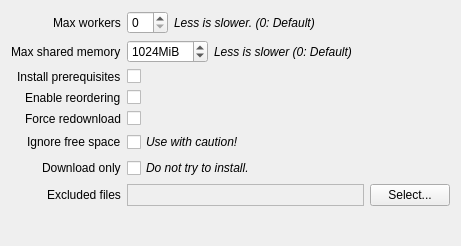
<?xml version="1.0" encoding="UTF-8"?>
<ui version="4.0">
 <class>InstallDialogAdvanced</class>
 <widget class="QWidget" name="InstallDialogAdvanced">
  <property name="geometry">
   <rect>
    <x>0</x>
    <y>0</y>
    <width>461</width>
    <height>246</height>
   </rect>
  </property>
  <property name="windowTitle">
   <string notr="true">InstallDialogAdvanced</string>
  </property>
  <layout class="QFormLayout" name="install_dialog_advanced_layout">
   <property name="labelAlignment">
    <set>Qt::AlignmentFlag::AlignRight|Qt::AlignmentFlag::AlignTrailing|Qt::AlignmentFlag::AlignVCenter</set>
   </property>
   <item row="0" column="0">
    <widget class="QLabel" name="max_workers_label">
     <property name="text">
      <string>Max workers</string>
     </property>
     <property name="alignment">
      <set>Qt::AlignmentFlag::AlignLeading|Qt::AlignmentFlag::AlignLeft|Qt::AlignmentFlag::AlignVCenter</set>
     </property>
    </widget>
   </item>
   <item row="0" column="1">
    <layout class="QHBoxLayout" name="max_workers_layout">
     <item>
      <widget class="QSpinBox" name="max_workers_spin">
       <property name="sizePolicy">
        <sizepolicy hsizetype="Fixed" vsizetype="Fixed">
         <horstretch>0</horstretch>
         <verstretch>0</verstretch>
        </sizepolicy>
       </property>
      </widget>
     </item>
     <item>
      <widget class="QLabel" name="max_workers_info">
       <property name="font">
        <font>
         <italic>true</italic>
        </font>
       </property>
       <property name="text">
        <string>Less is slower. (0: Default)</string>
       </property>
      </widget>
     </item>
    </layout>
   </item>
   <item row="1" column="0">
    <widget class="QLabel" name="max_memory_label">
     <property name="text">
      <string>Max shared memory</string>
     </property>
     <property name="alignment">
      <set>Qt::AlignmentFlag::AlignLeading|Qt::AlignmentFlag::AlignLeft|Qt::AlignmentFlag::AlignVCenter</set>
     </property>
    </widget>
   </item>
   <item row="1" column="1">
    <layout class="QHBoxLayout" name="max_memory_layout">
     <item>
      <widget class="QSpinBox" name="max_memory_spin">
       <property name="sizePolicy">
        <sizepolicy hsizetype="Fixed" vsizetype="Fixed">
         <horstretch>0</horstretch>
         <verstretch>0</verstretch>
        </sizepolicy>
       </property>
       <property name="suffix">
        <string>MiB</string>
       </property>
       <property name="minimum">
        <number>0</number>
       </property>
       <property name="maximum">
        <number>10240</number>
       </property>
       <property name="singleStep">
        <number>128</number>
       </property>
       <property name="value">
        <number>1024</number>
       </property>
      </widget>
     </item>
     <item>
      <widget class="QLabel" name="max_memory_info">
       <property name="font">
        <font>
         <italic>true</italic>
        </font>
       </property>
       <property name="text">
        <string>Less is slower (0: Default)</string>
       </property>
      </widget>
     </item>
    </layout>
   </item>
   <item row="2" column="0">
    <widget class="QLabel" name="install_prereqs_label">
     <property name="text">
      <string>Install prerequisites</string>
     </property>
    </widget>
   </item>
   <item row="2" column="1">
    <widget class="QCheckBox" name="install_prereqs_check">
     <property name="font">
      <font>
       <italic>true</italic>
      </font>
     </property>
     <property name="text">
      <string notr="true"/>
     </property>
     <property name="checked">
      <bool>false</bool>
     </property>
    </widget>
   </item>
   <item row="3" column="0">
    <widget class="QLabel" name="dl_optimizations_label">
     <property name="text">
      <string>Enable reordering</string>
     </property>
    </widget>
   </item>
   <item row="3" column="1">
    <widget class="QCheckBox" name="dl_optimizations_check">
     <property name="text">
      <string notr="true"/>
     </property>
     <property name="checked">
      <bool>false</bool>
     </property>
    </widget>
   </item>
   <item row="4" column="0">
    <widget class="QLabel" name="force_download_label">
     <property name="text">
      <string>Force redownload</string>
     </property>
    </widget>
   </item>
   <item row="4" column="1">
    <widget class="QCheckBox" name="force_download_check">
     <property name="text">
      <string notr="true"/>
     </property>
    </widget>
   </item>
   <item row="5" column="0">
    <widget class="QLabel" name="ignore_space_label">
     <property name="text">
      <string>Ignore free space</string>
     </property>
    </widget>
   </item>
   <item row="5" column="1">
    <widget class="QCheckBox" name="ignore_space_check">
     <property name="font">
      <font>
       <italic>true</italic>
      </font>
     </property>
     <property name="text">
      <string>Use with caution!</string>
     </property>
    </widget>
   </item>
   <item row="6" column="0">
    <widget class="QLabel" name="download_only_label">
     <property name="text">
      <string>Download only</string>
     </property>
    </widget>
   </item>
   <item row="6" column="1">
    <widget class="QCheckBox" name="download_only_check">
     <property name="font">
      <font>
       <italic>true</italic>
      </font>
     </property>
     <property name="text">
      <string>Do not try to install.</string>
     </property>
    </widget>
   </item>
   <item row="7" column="0">
    <widget class="QLabel" name="exclude_prefix_label">
     <property name="text">
      <string>Excluded files</string>
     </property>
    </widget>
   </item>
   <item row="7" column="1">
    <layout class="QHBoxLayout" name="exclude_prefix_layout" stretch="1,0">
     <item>
      <widget class="QLabel" name="exclude_prefix_info">
       <property name="frameShape">
        <enum>QFrame::Shape::StyledPanel</enum>
       </property>
       <property name="frameShadow">
        <enum>QFrame::Shadow::Sunken</enum>
       </property>
       <property name="text">
        <string/>
       </property>
       <property name="wordWrap">
        <bool>true</bool>
       </property>
      </widget>
     </item>
     <item>
      <widget class="QPushButton" name="exclude_prefix_button">
       <property name="text">
        <string>Select...</string>
       </property>
      </widget>
     </item>
    </layout>
   </item>
  </layout>
 </widget>
 <resources/>
 <connections/>
</ui>
